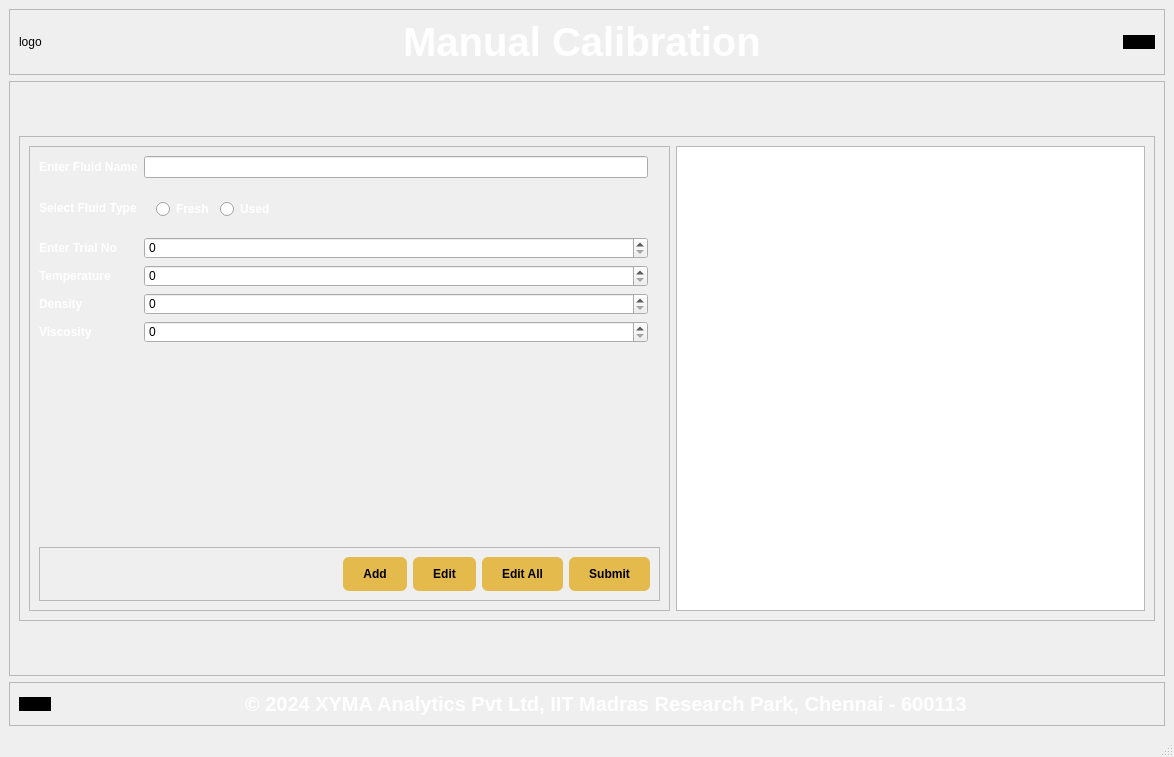
<?xml version="1.0" encoding="UTF-8"?>
<ui version="4.0">
 <class>MainWindow</class>
 <widget class="QMainWindow" name="MainWindow">
  <property name="geometry">
   <rect>
    <x>0</x>
    <y>0</y>
    <width>1174</width>
    <height>757</height>
   </rect>
  </property>
  <property name="windowTitle">
   <string>MainWindow</string>
  </property>
  <widget class="QWidget" name="centralwidget">
   <layout class="QVBoxLayout" name="verticalLayout_2">
    <item>
     <widget class="QFrame" name="frame_2">
      <property name="frameShape">
       <enum>QFrame::StyledPanel</enum>
      </property>
      <property name="frameShadow">
       <enum>QFrame::Raised</enum>
      </property>
      <layout class="QHBoxLayout" name="horizontalLayout">
       <item>
        <widget class="QLabel" name="xymaLogoLabel">
         <property name="text">
          <string>logo</string>
         </property>
        </widget>
       </item>
       <item>
        <spacer name="horizontalSpacer">
         <property name="orientation">
          <enum>Qt::Horizontal</enum>
         </property>
         <property name="sizeHint" stdset="0">
          <size>
           <width>440</width>
           <height>20</height>
          </size>
         </property>
        </spacer>
       </item>
       <item>
        <widget class="QLabel" name="label">
         <property name="styleSheet">
          <string notr="true">QLabel {
    color: white;
	font-weight: bold;
	font-size: 40px;
}</string>
         </property>
         <property name="text">
          <string>Manual Calibration</string>
         </property>
         <property name="alignment">
          <set>Qt::AlignCenter</set>
         </property>
        </widget>
       </item>
       <item>
        <spacer name="horizontalSpacer_2">
         <property name="orientation">
          <enum>Qt::Horizontal</enum>
         </property>
         <property name="sizeHint" stdset="0">
          <size>
           <width>440</width>
           <height>20</height>
          </size>
         </property>
        </spacer>
       </item>
       <item>
        <widget class="QPushButton" name="logoutButton">
         <property name="styleSheet">
          <string notr="true">#logoutButton {
	background-color: rgb(0, 0, 0);
	border-radius: 16px;
}
</string>
         </property>
         <property name="text">
          <string/>
         </property>
        </widget>
       </item>
      </layout>
     </widget>
    </item>
    <item>
     <widget class="QFrame" name="frame_6">
      <property name="frameShape">
       <enum>QFrame::StyledPanel</enum>
      </property>
      <property name="frameShadow">
       <enum>QFrame::Raised</enum>
      </property>
      <layout class="QVBoxLayout" name="verticalLayout">
       <item>
        <spacer name="verticalSpacer_3">
         <property name="orientation">
          <enum>Qt::Vertical</enum>
         </property>
         <property name="sizeHint" stdset="0">
          <size>
           <width>20</width>
           <height>84</height>
          </size>
         </property>
        </spacer>
       </item>
       <item>
        <widget class="QFrame" name="frame_5">
         <property name="frameShape">
          <enum>QFrame::StyledPanel</enum>
         </property>
         <property name="frameShadow">
          <enum>QFrame::Raised</enum>
         </property>
         <layout class="QHBoxLayout" name="horizontalLayout_5">
          <item>
           <widget class="QFrame" name="frame_3">
            <property name="styleSheet">
             <string notr="true">QLabel {
 color: white;
font-weight: bold;
}</string>
            </property>
            <property name="frameShape">
             <enum>QFrame::StyledPanel</enum>
            </property>
            <property name="frameShadow">
             <enum>QFrame::Raised</enum>
            </property>
            <layout class="QGridLayout" name="gridLayout">
             <item row="2" column="0">
              <widget class="QLabel" name="label_3">
               <property name="text">
                <string>Enter Trial No</string>
               </property>
              </widget>
             </item>
             <item row="5" column="1">
              <widget class="QSpinBox" name="viscosityInput">
               <property name="maximum">
                <number>1000</number>
               </property>
              </widget>
             </item>
             <item row="7" column="0" colspan="4">
              <widget class="QFrame" name="frame_4">
               <property name="styleSheet">
                <string notr="true">QPushButton {
	background-color: rgb(228, 186, 76);
	border-radius: 6px;
	padding: 10px 20px;
	font: bold;
}

</string>
               </property>
               <property name="frameShape">
                <enum>QFrame::StyledPanel</enum>
               </property>
               <property name="frameShadow">
                <enum>QFrame::Raised</enum>
               </property>
               <layout class="QHBoxLayout" name="horizontalLayout_3">
                <item>
                 <spacer name="horizontalSpacer_3">
                  <property name="orientation">
                   <enum>Qt::Horizontal</enum>
                  </property>
                  <property name="sizeHint" stdset="0">
                   <size>
                    <width>294</width>
                    <height>20</height>
                   </size>
                  </property>
                 </spacer>
                </item>
                <item>
                 <widget class="QPushButton" name="calibrationAddButton">
                  <property name="text">
                   <string>Add</string>
                  </property>
                 </widget>
                </item>
                <item>
                 <widget class="QPushButton" name="calibrationEditButton">
                  <property name="text">
                   <string>Edit</string>
                  </property>
                 </widget>
                </item>
                <item>
                 <widget class="QPushButton" name="calibrationEditAllButton">
                  <property name="text">
                   <string>Edit All</string>
                  </property>
                 </widget>
                </item>
                <item>
                 <widget class="QPushButton" name="calibrationSubmitButton">
                  <property name="text">
                   <string>Submit</string>
                  </property>
                 </widget>
                </item>
               </layout>
              </widget>
             </item>
             <item row="1" column="0">
              <widget class="QLabel" name="label_7">
               <property name="text">
                <string>Select Fluid Type</string>
               </property>
              </widget>
             </item>
             <item row="4" column="1">
              <widget class="QSpinBox" name="densityInput">
               <property name="maximum">
                <number>1000</number>
               </property>
              </widget>
             </item>
             <item row="0" column="1">
              <widget class="QLineEdit" name="fluidNameInput"/>
             </item>
             <item row="3" column="1">
              <widget class="QSpinBox" name="temperatureInput">
               <property name="maximum">
                <number>1000</number>
               </property>
              </widget>
             </item>
             <item row="2" column="1">
              <widget class="QSpinBox" name="trialNoInput">
               <property name="maximum">
                <number>1000</number>
               </property>
              </widget>
             </item>
             <item row="3" column="0">
              <widget class="QLabel" name="label_4">
               <property name="text">
                <string>Temperature</string>
               </property>
              </widget>
             </item>
             <item row="5" column="0">
              <widget class="QLabel" name="label_6">
               <property name="text">
                <string>Viscosity</string>
               </property>
              </widget>
             </item>
             <item row="1" column="1">
              <widget class="QGroupBox" name="groupBox">
               <property name="styleSheet">
                <string notr="true">QRadioButton {
 color: white;
font-weight: bold;
}

QGroupBox {
    border: none;
}
</string>
               </property>
               <property name="title">
                <string/>
               </property>
               <layout class="QHBoxLayout" name="horizontalLayout_4">
                <item>
                 <widget class="QRadioButton" name="freshRadioButton">
                  <property name="text">
                   <string>Fresh</string>
                  </property>
                 </widget>
                </item>
                <item>
                 <widget class="QRadioButton" name="usedRadioButton">
                  <property name="text">
                   <string>Used</string>
                  </property>
                 </widget>
                </item>
                <item>
                 <spacer name="horizontalSpacer_4">
                  <property name="orientation">
                   <enum>Qt::Horizontal</enum>
                  </property>
                  <property name="sizeHint" stdset="0">
                   <size>
                    <width>361</width>
                    <height>20</height>
                   </size>
                  </property>
                 </spacer>
                </item>
               </layout>
              </widget>
             </item>
             <item row="4" column="0">
              <widget class="QLabel" name="label_5">
               <property name="text">
                <string>Density</string>
               </property>
              </widget>
             </item>
             <item row="0" column="0">
              <widget class="QLabel" name="label_2">
               <property name="text">
                <string>Enter Fluid Name</string>
               </property>
              </widget>
             </item>
             <item row="6" column="0">
              <spacer name="verticalSpacer">
               <property name="orientation">
                <enum>Qt::Vertical</enum>
               </property>
               <property name="sizeHint" stdset="0">
                <size>
                 <width>20</width>
                 <height>237</height>
                </size>
               </property>
              </spacer>
             </item>
             <item row="6" column="1">
              <spacer name="verticalSpacer_2">
               <property name="orientation">
                <enum>Qt::Vertical</enum>
               </property>
               <property name="sizeHint" stdset="0">
                <size>
                 <width>20</width>
                 <height>237</height>
                </size>
               </property>
              </spacer>
             </item>
            </layout>
           </widget>
          </item>
          <item>
           <widget class="QTableWidget" name="calibrationTable">
            <property name="columnCount">
             <number>0</number>
            </property>
            <attribute name="horizontalHeaderVisible">
             <bool>true</bool>
            </attribute>
            <attribute name="horizontalHeaderStretchLastSection">
             <bool>false</bool>
            </attribute>
           </widget>
          </item>
         </layout>
        </widget>
       </item>
       <item>
        <spacer name="verticalSpacer_4">
         <property name="orientation">
          <enum>Qt::Vertical</enum>
         </property>
         <property name="sizeHint" stdset="0">
          <size>
           <width>20</width>
           <height>84</height>
          </size>
         </property>
        </spacer>
       </item>
      </layout>
     </widget>
    </item>
    <item>
     <widget class="QFrame" name="frame">
      <property name="styleSheet">
       <string notr="true">QPushButton {
	background-color: rgb(0, 0, 0);
	border-radius: 16px;
}
</string>
      </property>
      <property name="frameShape">
       <enum>QFrame::StyledPanel</enum>
      </property>
      <property name="frameShadow">
       <enum>QFrame::Raised</enum>
      </property>
      <layout class="QHBoxLayout" name="horizontalLayout_2">
       <item>
        <widget class="QPushButton" name="calibrationBackButton">
         <property name="text">
          <string/>
         </property>
        </widget>
       </item>
       <item>
        <spacer name="horizontalSpacer_5">
         <property name="orientation">
          <enum>Qt::Horizontal</enum>
         </property>
         <property name="sizeHint" stdset="0">
          <size>
           <width>164</width>
           <height>20</height>
          </size>
         </property>
        </spacer>
       </item>
       <item>
        <widget class="QLabel" name="copyrightLabel">
         <property name="styleSheet">
          <string notr="true">#copyrightLabel {
	color: white;
	font-size: 20px;
	font-weight: 500;
}</string>
         </property>
         <property name="text">
          <string>© 2024 XYMA Analytics Pvt Ltd, IIT Madras Research Park, Chennai - 600113</string>
         </property>
        </widget>
       </item>
       <item>
        <spacer name="horizontalSpacer_6">
         <property name="orientation">
          <enum>Qt::Horizontal</enum>
         </property>
         <property name="sizeHint" stdset="0">
          <size>
           <width>163</width>
           <height>20</height>
          </size>
         </property>
        </spacer>
       </item>
      </layout>
     </widget>
    </item>
   </layout>
  </widget>
  <widget class="QMenuBar" name="menubar">
   <property name="geometry">
    <rect>
     <x>0</x>
     <y>0</y>
     <width>1174</width>
     <height>26</height>
    </rect>
   </property>
  </widget>
  <widget class="QStatusBar" name="statusbar"/>
 </widget>
 <resources/>
 <connections/>
</ui>
